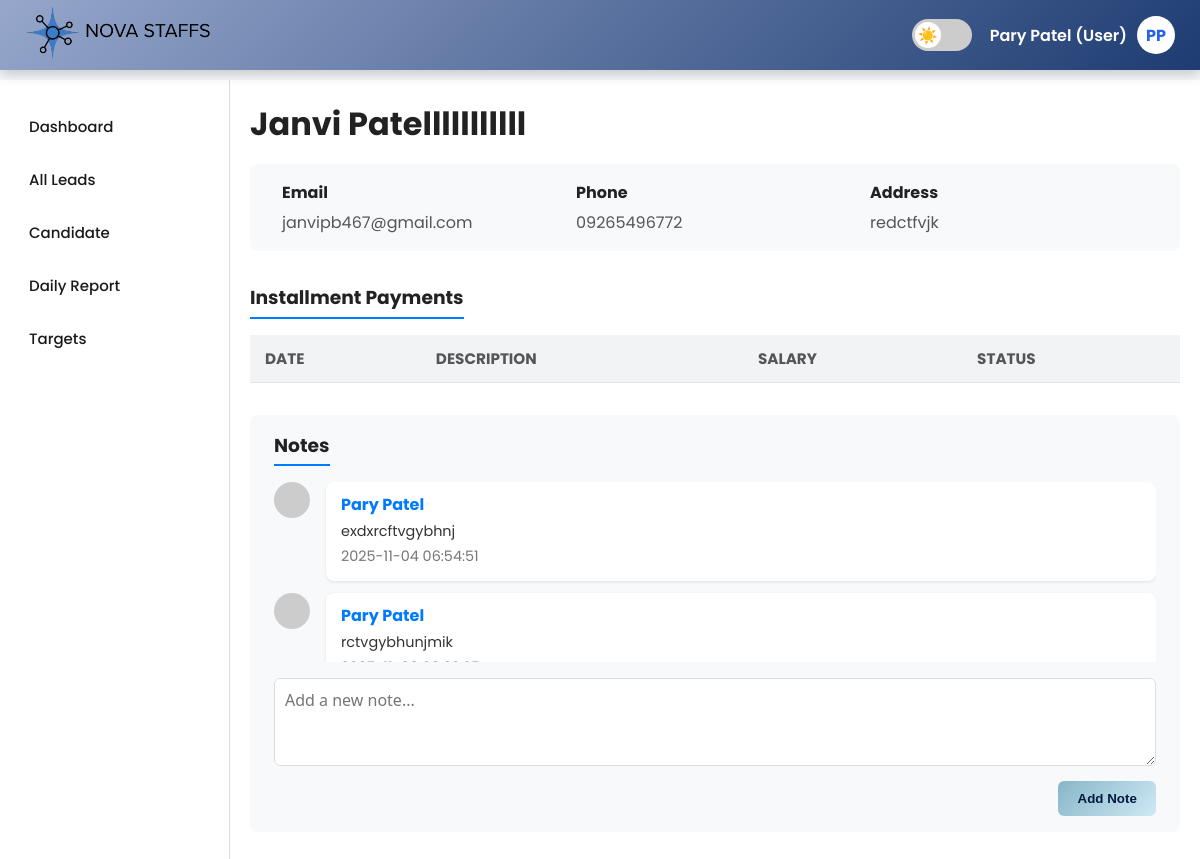
/second-candidate.php?id=20 (signed in), run on the app's committed database.
### tables this page shows
CREATE TABLE `employees` (
  `id` int(11) NOT NULL,
  `name` varchar(100) NOT NULL,
  `emp_id` varchar(50) NOT NULL,
  `join_date` date NOT NULL,
  `email` varchar(100) NOT NULL,
  `mobile` varchar(20) NOT NULL,
  `address` varchar(255) NOT NULL,
  `department` varchar(50) NOT NULL,
  `designation` varchar(50) NOT NULL,
  `salary` decimal(10,2) NOT NULL,
  `bank_account` varchar(50) NOT NULL,
  `ifsc` varchar(20) NOT NULL,
  `bank_name` varchar(100) NOT NULL,
  `payment_mode` varchar(20) NOT NULL,
  `created_at` timestamp NOT NULL DEFAULT current_timestamp(),
  `role` varchar(20) DEFAULT 'staff'
);

CREATE TABLE `employee_notes` (
  `id` int(11) NOT NULL,
  `employee_id` int(11) NOT NULL,
  `user_id` int(11) NOT NULL,
  `employee_name` varchar(255) DEFAULT NULL,
  `employee_email` varchar(255) DEFAULT NULL,
  `employee_phone` varchar(50) DEFAULT NULL,
  `note` text NOT NULL,
  `created_at` timestamp NOT NULL DEFAULT current_timestamp()
);

### second-candidate.php (the view, shortened to what this page needs)
<?php
$servername = "localhost";
$username   = "root";
$password   = "";
$dbname     = "crm";
$conn = new mysqli($servername, $username, $password, $dbname);
$userName = $_SESSION['user_name'] ?? 'User';
$userRole = $_SESSION['user_role'] ?? 'user';
$id = $_GET['id'] ?? 0;
$query = "SELECT * FROM employees WHERE id = ?";
$stmt = $conn->prepare($query);
$stmt->bind_param("i", $id);
$stmt->execute();
$result = $stmt->get_result();
$employee = $result->fetch_assoc();
$noteStmt = $conn->prepare("SELECT * FROM employee_notes WHERE employee_id=? ORDER BY created_at DESC");
$noteStmt->bind_param("i", $id);
$noteStmt->execute();
$noteResult = $noteStmt->get_result();
$employeeNotes = [];
while($row = $noteResult->fetch_assoc()){
    $employeeNotes[] = $row;
}
$parts = explode(' ', trim($userName));
$initials = strtoupper(substr($parts[0], 0, 1) . (isset($parts[1]) ? substr($parts[1], 0, 1) : ''));
?>
<!DOCTYPE html>
<html lang="en">
<head>
</head>
<body>
<header>
  <div class="header-left"><img src="nova.png" alt="nova staff" class="logo"></div>
  <div class="header-right">
    <label class="switch"><input type="checkbox" id="themeToggle"><span class="slider"></span></label>
    <div class="profile" id="profileMenu">
      <span id="profileName"><?= htmlspecialchars($userName) ?>&nbsp;(<?= ucfirst($userRole) ?>)</span>
      <div class="profile-img"><?= $initials ?></div>
    </div>
  </div>
</header>
<div class="sidebar">
  <button onclick="location.href='index.php'">Dashboard</button>
  <button onclick="location.href='all_leads.php'">All Leads</button>
  <button onclick="location.href='Candidate.php'">Candidate</button>
  <button onclick="location.href='daily_report.php'">Daily Report</button>
  <button onclick="location.href='target.php'">Targets</button>
  <br><br><br><br>
</div>
<div class="container">
  <div class="title-row">
    <h2><?= htmlspecialchars($employee['name']) ?></h2>
  </div>
  <div class="info-section">
    <div class="info-item"><strong>Email</strong> <?= htmlspecialchars($employee['email']) ?></div>
    <div class="info-item"><strong>Phone</strong> <?= htmlspecialchars($employee['mobile']) ?></div>
    <div class="info-item"><strong>Address</strong> <?= htmlspecialchars($employee['address']) ?></div>
  </div>
  <section>
    <h3>Installment Payments</h3>
    <table>
      <thead><tr><th>Date</th><th>Description</th><th>Salary</th><th>Status</th></tr></thead>
    </table>
  </section>
  <section class="notes-section">
    <h3>Notes</h3>
    <div id="notes-list">
      <?php foreach($employeeNotes as $note): ?>
        <div class="note">
          <img src="https://i.pravatar.cc/36?img=2" alt="Avatar" />
          <div class="note-body">
            <strong><?= htmlspecialchars($userName) ?></strong>
            <p><?= htmlspecialchars($note['note']) ?></p>
            <p class="note-meta"><?= htmlspecialchars($note['created_at']) ?></p>
          </div>
        </div>
      <?php endforeach; ?>
    </div>
    <textarea id="noteInput" rows="3" placeholder="Add a new note..."></textarea>
    <div class="add-note-row">
      <button onclick="addNote()">Add Note</button>
    </div>
  </section>
</div>
</body>
</html>

### second-candidate.php (style rules this page uses)
* { box-sizing: border-box; }
body { margin:0; font-family:"Poppins",sans-serif; background:#f5f7fa; color:#333; }
header { background: linear-gradient(135deg, #96a7cb, #1e3c72); padding:10px 25px; display:flex; justify-content:space-between; align-items:center; height:70px; position:fixed; top:0; left:0; width:100%; z-index:1000; box-shadow:0 4px 12px rgba(0,0,0,0.2); }
.header-left img.logo { height:55px; width:auto; border-radius:12px; }
.header-right { display:flex; align-items:center; gap:18px; }
.switch { position:relative; display:inline-block; width:60px; height:32px; }
.slider { position:absolute; top:0; left:0; right:0; bottom:0; background-color:#ccc; border-radius:34px; }
.slider::before { content:"☀️"; position:absolute; height:26px; width:26px; left:3px; bottom:3px; background:white; border-radius:50%; display:flex; align-items:center; justify-content:center; font-size:16px; transition:transform 0.4s,content 0.4s; }
.profile { display:flex;align-items:center;gap:10px;position:relative;cursor:pointer }
.profile span { color:#fff;font-weight:600 }
.profile-img { width:38px;height:38px;border-radius:50%;background:#fff;color:#2563eb;display:flex;align-items:center;justify-content:center;font-weight:700 }
.sidebar { width:230px; margin-top:0; background:#fff; border-right:1px solid #ddd; padding:20px 0; position:fixed; top:80px; bottom:0; }
.sidebar button { width:100%; margin:5px 0;font-family:"Poppins",sans-serif; text-align:left; font-weight:500; border:none; font-size:15px; background-color:transparent; color:#1a1a1a; cursor:pointer; padding:10px 25px; border-left:4px solid transparent; transition:all 0.3s ease; }
.container { flex:1; margin-left:230px; margin-top:80px; padding:20px; background-color:white; height:calc(100vh - 70px); overflow-y:auto; }
.title-row { display:flex; justify-content:space-between; align-items:center; margin-bottom:1rem; flex-wrap:wrap; gap:1rem; }
.title-row h2 { font-size:2rem; margin:0; font-weight:700; color:#222; }
.info-section { display:flex; justify-content:space-between; background:#f8f9fa; padding:1rem 2rem; border-radius:8px; margin-bottom:2rem; flex-wrap:wrap; gap:1rem; }
.info-item { flex:1 1 200px; font-size:1rem; color:#555; }
.info-item strong { display:block; margin-bottom:0.3rem; color:#222; }
section h3 { margin-top:0; margin-bottom:1rem; font-weight:700; color:#222; border-bottom:2px solid #007bff; padding-bottom:0.3rem; width:max-content; }
table { width:100%; border-collapse:collapse; margin-bottom:2rem; font-size:0.95rem; }
th, td { padding:12px 15px; border-bottom:1px solid #e1e4e8; text-align:left; }
th { background:#f1f3f5; font-weight:700; color:#555; text-transform:uppercase; }
.notes-section { background:#f8f9fa; border-radius:8px; padding:1rem 1.5rem; }
#notes-list { max-height:180px; overflow-y:auto; margin-bottom:1rem; }
.note { display:flex; margin-bottom:12px; }
.note img { border-radius:50%; margin-right:1rem; width:36px; height:36px; }
.note-body { background:white; padding:10px 15px; border-radius:8px; flex:1; box-shadow:0 1px 3px rgba(0,0,0,0.1); }
.note-body strong { font-weight:700; color:#007bff; }
.note-body p { margin:4px 0; font-size:0.9rem; }
.note-meta { font-size:0.75rem; color:#777; }
textarea { width:100%; resize:vertical; font-size:1rem; padding:10px; border-radius:6px; border:1px solid #ddd; font-family:'Segoe UI', Tahoma, Geneva, Verdana, sans-serif; }
.add-note-row { display:flex; justify-content:flex-end; margin-top:0.5rem; }
.add-note-row button { background:linear-gradient(135deg,#87b6c6,#cfe9f6);color:#001a40; border:none; padding:0.6rem 1.2rem; border-radius:6px; cursor:pointer; font-weight:600; transition:0.3s; }

### data on the page
employees: name "Janvi Patelllllllllll", email "janvipb467@gmail.com", mobile "09265496772", address "redctfvjk"
employee_notes: note "exdxrcftvgybhnj", created_at "2025-11-04 06:54:51"
employee_notes: note "rctvgybhunjmik"

### other printed values
$userName "Pary Patel"
$userRole "User"
$initials "PP"
